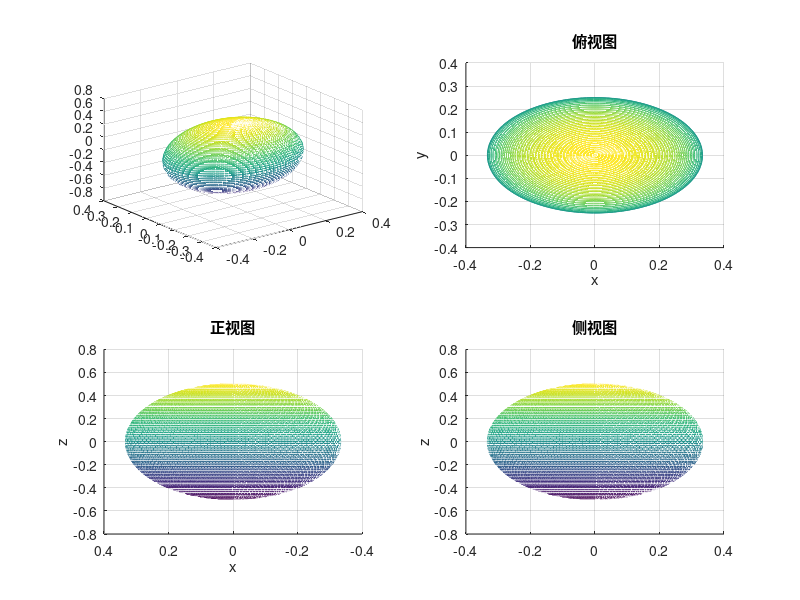

The MATLAB source for this figure:
t = linspace(0, 2*pi, 100); 
s = linspace(0, 2*pi, 100);
[S,T]=meshgrid(s,t);
x=cos(S).*cos(T)/3;
y=cos(S).*sin(T)/4;
z=sin(S)/2;
subplot(2,2,1);
h=mesh(x,y,z);
view(3)
subplot(2,2,2);
h=mesh(x,y,z);
view([0,0,1])
title("俯视图"),xlabel("x"),ylabel("y")
subplot(2,2,3);
h=mesh(x,y,z);
view([0,1,0])
title("正视图"),xlabel("x"),zlabel("z")
subplot(2,2,4);
h=mesh(x,y,z);
view([1,0,0])
title("侧视图"),ylabel("y"),zlabel("z")
